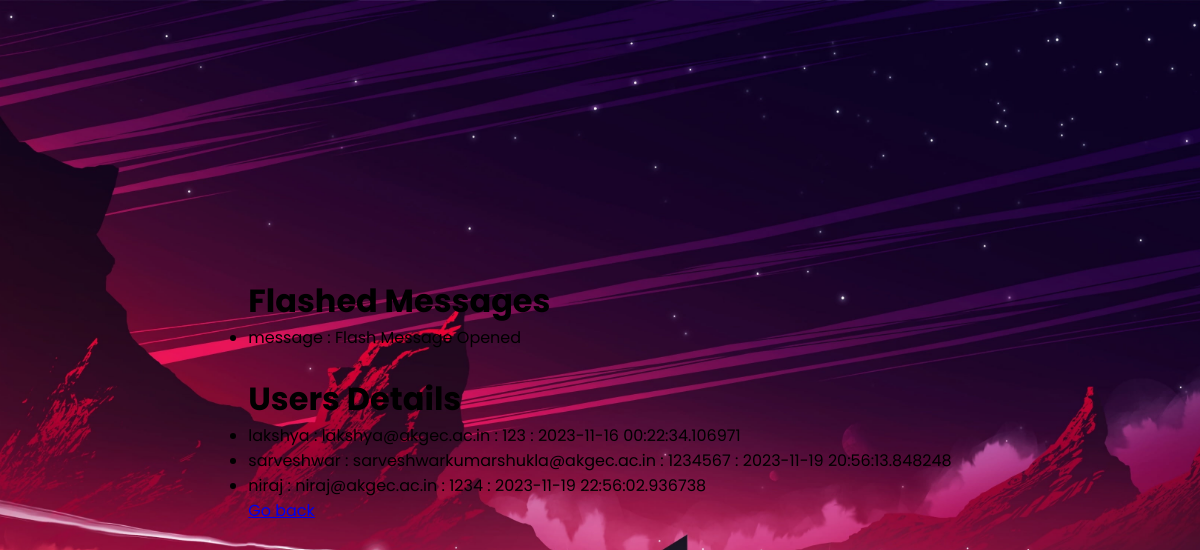
The page /display_messages on the database as committed earlier.
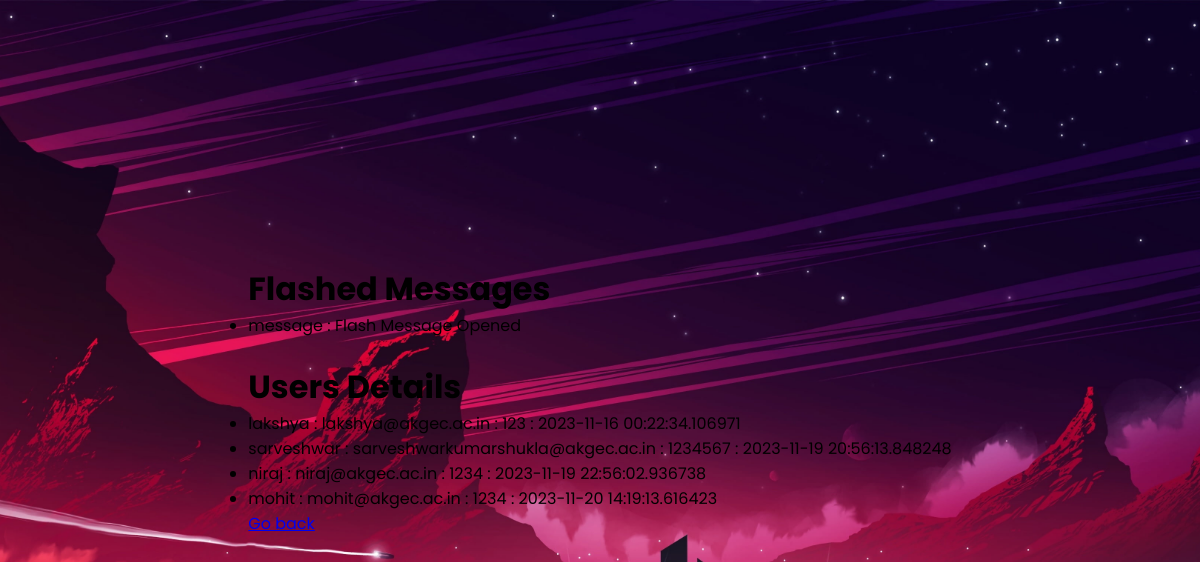
The same page on the database as committed later.
### system.py (models this page shows, shortened)
class user(db.Model):
    username=db.Column(db.String(30),primary_key=True)
    email=db.Column(db.String(30),unique=True,nullable=False)
    password=db.Column(db.String(30),nullable=False)
    date_created=db.Column(db.DateTime,default=datetime.datetime.now)

### system.py (the view)
@app.route('/display_messages')
def display_messages():
    users=user.query.order_by(user.date_created).all()
    flash(f'Flash Message Opened','message')
    return render_template('message.html',users=users)

### templates/message.html (shortened to what this page needs)
{% extends 'base.html' %}
{% block content %}
  <h1>Flashed Messages</h1>
  {% with messages = get_flashed_messages(with_categories = true) %}
    {% if messages %}
      <ul class="flashes">
        {% for category, message in messages %}
          <li class="{{ category }}">{{ category }} : {{ message }}</li>
        {% endfor %}
      </ul>
    {% endif %}
  {% endwith %}
  <br>
  <h1>Users Details</h1>
    <ul class="flashes">
      {% for user in users %}
        <li>{{ user.username }} : {{ user.email }} : {{ user.password }} : {{ user.date_created }}</li>
      {% endfor %}
    </ul>
  <a href="{{ url_for('index') }}">Go back</a>
{% endblock %}

### templates/base.html (shortened to what this page needs)
<!DOCTYPE html>
<html>
  <head>
    <link rel="stylesheet" href="{{ url_for('static', filename = 'css/main.css') }}" />
  </head>
  <body>
    <div class="login">
      {% block content %}
      {% endblock %}
    </div>
  </body>
</html>

### static/css/main.css (style rules this page uses)
* { margin: 0; padding: 0; box-sizing: border-box; font-family: "Poppins",sans-serif; }
body { display: flex; justify-content: center; align-items: center; min-height: 100vh; background: url('images/wallpaper.jpg') no-repeat; background-size: cover; background-position: center; }

Rows that differ between the two databases and show on the page:
added user: username "mohit", email "mohit@akgec.ac.in", password "1234", date_created "2023-11-20 14:19:13.616423"
